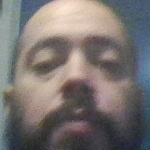
#> input picture data/Gabriel Rodriguez/rostro_1.jpg, 150 x 150 px, given in place of the camera
$ python capturandoStream.py
#> lines starting #> are read from the running program, lines starting #| are printed output that depends on the picture
import cv2
import os
import imutils


personName = 'Gabriel Rodriguez'
dataPath = 'C:/Users/Maria/Desktop/openCvPy/data'
personPath = dataPath + '/' + personName

if not os.path.exists(personPath):
    print('Carpeta creada: ',personPath)
    os.makedirs(personPath)
    # tts = gTTS('Aqui esta' + personName, lang='es-us')
    # tts.save(personPath +'/'+ personName +'mp3')


cap = cv2.VideoCapture(0,cv2.CAP_DSHOW)
#cap = cv2.VideoCapture('Video.mp4')

faceClassif = cv2.CascadeClassifier(cv2.data.haarcascades+'haarcascade_frontalface_default.xml')
count = 0

while True:

    ret, frame = cap.read()
#> frame is the input picture: shape (150, 150, 3); mean B, G, R 112.8, 114.7, 120.7
    if ret == False: break
    frame =  imutils.resize(frame, width=640)
#> frame: shape (640, 640, 3)
    gray = cv2.cvtColor(frame, cv2.COLOR_BGR2GRAY)
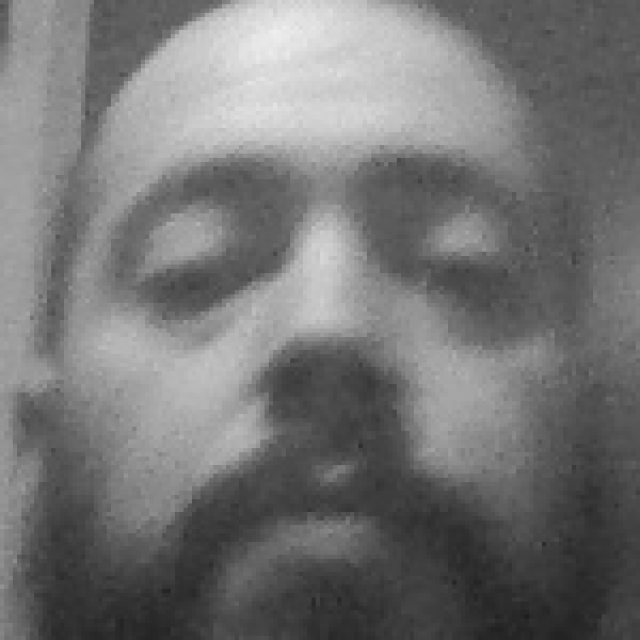
#> gray: shape (640, 640); min 29, max 238, mean 116.3
    auxFrame = frame.copy()

    faces = faceClassif.detectMultiScale(gray,1.3,5)
#> faces = ()

    for (x,y,w,h) in faces:
        cv2.rectangle(frame, (x,y),(x+w,y+h),(0,255,0),2)
        rostro = auxFrame[y:y+h,x:x+w]
        rostro = cv2.resize(rostro,(150,150),interpolation=cv2.INTER_CUBIC)
        cv2.imwrite(personPath + '/rostro_{}.jpg'.format(count),rostro)
        count = count + 1
#> this loop made 0 passes
#> after the loop, count = 0
    cv2.imshow('frame',frame)

    k =  cv2.waitKey(1)
#> (key Esc is pressed here)
    if k == 27 or count >= 300:
        break

cap.release()
cv2.destroyAllWindows()

$ run again, on data/Gabriel Rodriguez/rostro_10.jpg
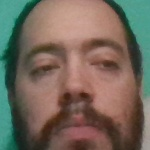
#> input picture data/Gabriel Rodriguez/rostro_10.jpg, 150 x 150 px, given in place of the camera
#> frame is the input picture: shape (150, 150, 3); mean B, G, R 91.2, 103.9, 115.8
#> `gray = cv2.cvtColor(frame, cv2.COLOR_BGR2GRAY)`:
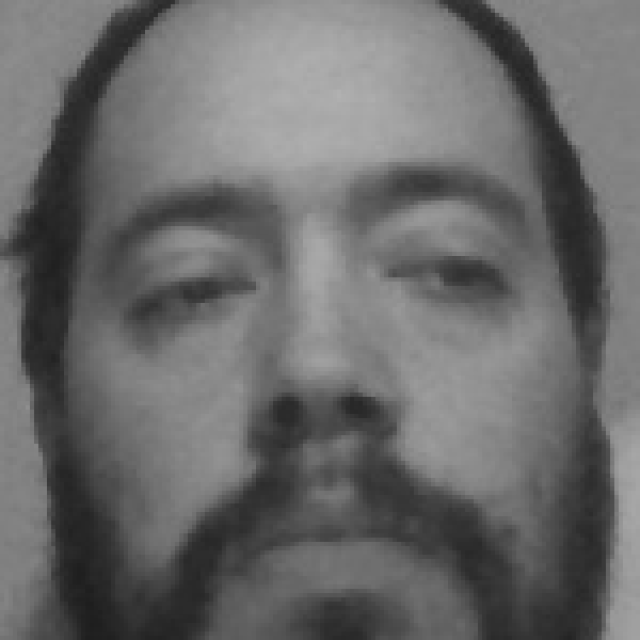
#> gray: shape (640, 640); min 30, max 177, mean 106
#> faces = [[31, 47, 559, 559]]
#> the loop `for (x,y,w,h) in faces:` made 1 pass
#> (x, y, w, h, count) on pass 1: (31, 47, 559, 559, 1)
#> after the loop `for (x,y,w,h) in faces:`:
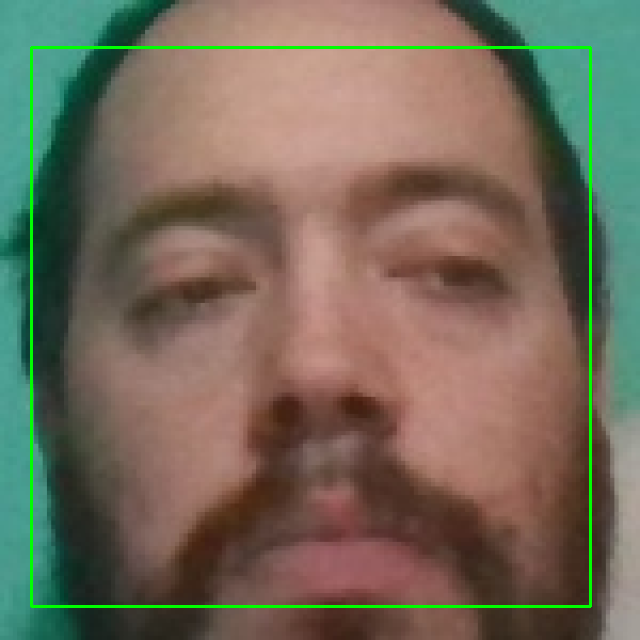
#> frame: shape (640, 640, 3); mean B, G, R 89.7, 106.4, 114.4
#> after the loop `for (x,y,w,h) in faces:`: count = 1

$ run again, on data/Gabriel Rodriguez/rostro_100.jpg
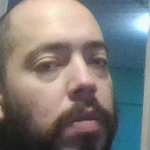
#> input picture data/Gabriel Rodriguez/rostro_100.jpg, 150 x 150 px, given in place of the camera
#> frame is the input picture: shape (150, 150, 3); mean B, G, R 120.9, 122.5, 125.8
#> `gray = cv2.cvtColor(frame, cv2.COLOR_BGR2GRAY)`:
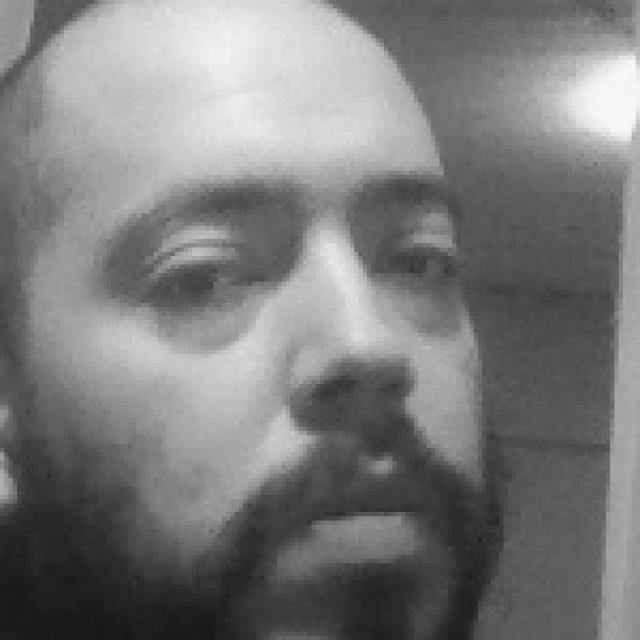
#> gray: shape (640, 640); min 24, max 250, mean 123.3
#> faces = [[47, 35, 559, 559]]
#> the loop `for (x,y,w,h) in faces:` made 1 pass
#> (x, y, w, h, count) on pass 1: (47, 35, 559, 559, 1)
#> after the loop `for (x,y,w,h) in faces:`:
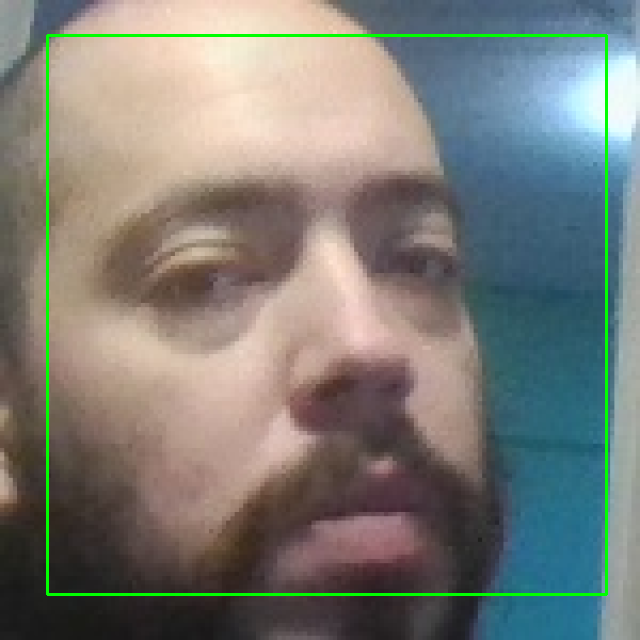
#> frame: shape (640, 640, 3); mean B, G, R 118.9, 124.8, 123.9
#> after the loop `for (x,y,w,h) in faces:`: count = 1

$ run again, on data/Gabriel Rodriguez/rostro_105.jpg
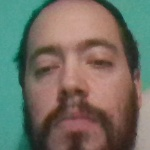
#> input picture data/Gabriel Rodriguez/rostro_105.jpg, 150 x 150 px, given in place of the camera
#> frame is the input picture: shape (150, 150, 3); mean B, G, R 99.7, 111, 113.5
#> `gray = cv2.cvtColor(frame, cv2.COLOR_BGR2GRAY)`:
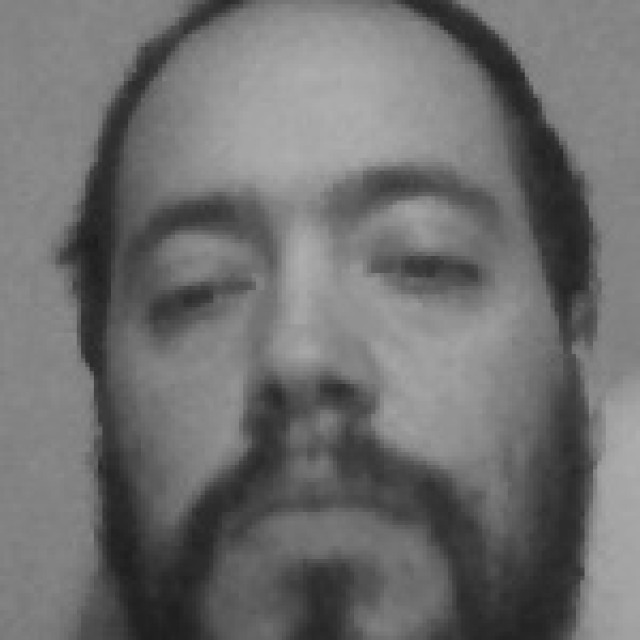
#> gray: shape (640, 640); min 29, max 174, mean 110.4
#> faces = [[31, 47, 559, 559]]
#> the loop `for (x,y,w,h) in faces:` made 1 pass
#> (x, y, w, h, count) on pass 1: (31, 47, 559, 559, 1)
#> after the loop `for (x,y,w,h) in faces:`:
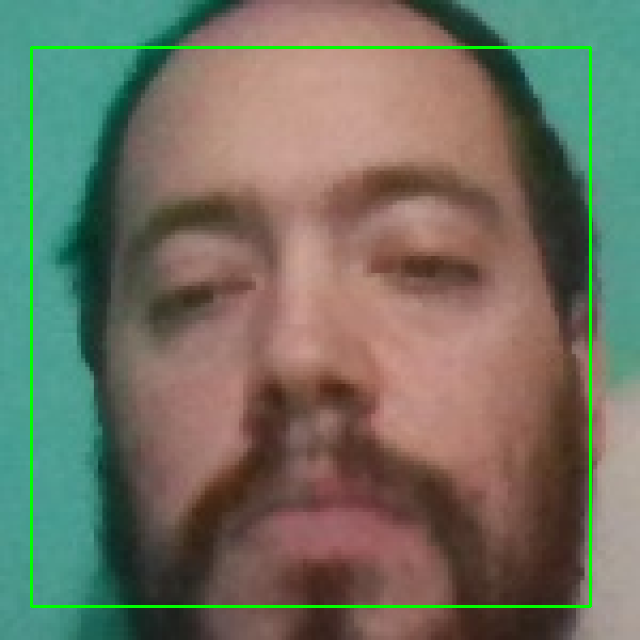
#> frame: shape (640, 640, 3); mean B, G, R 97.8, 113.2, 112
#> after the loop `for (x,y,w,h) in faces:`: count = 1
